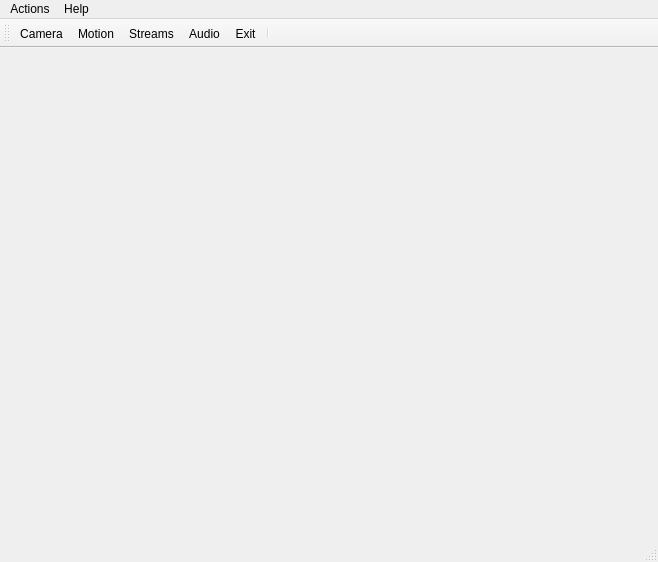
<?xml version="1.0" encoding="UTF-8"?>
<ui version="4.0">
 <class>SyntroCamClass</class>
 <widget class="QMainWindow" name="SyntroCamClass">
  <property name="geometry">
   <rect>
    <x>0</x>
    <y>0</y>
    <width>658</width>
    <height>562</height>
   </rect>
  </property>
  <property name="minimumSize">
   <size>
    <width>0</width>
    <height>0</height>
   </size>
  </property>
  <property name="windowTitle">
   <string>SyntroCam</string>
  </property>
  <widget class="QWidget" name="centralWidget">
   <property name="minimumSize">
    <size>
     <width>400</width>
     <height>300</height>
    </size>
   </property>
  </widget>
  <widget class="QMenuBar" name="menuBar">
   <property name="geometry">
    <rect>
     <x>0</x>
     <y>0</y>
     <width>658</width>
     <height>25</height>
    </rect>
   </property>
   <widget class="QMenu" name="menuHelp">
    <property name="title">
     <string>Help</string>
    </property>
    <addaction name="actionAbout"/>
   </widget>
   <widget class="QMenu" name="menuActions">
    <property name="title">
     <string>Actions</string>
    </property>
    <addaction name="actionBasicSetup"/>
    <addaction name="actionConfigureAudio"/>
    <addaction name="actionConfigureCamera"/>
    <addaction name="actionConfigureMotion"/>
    <addaction name="actionConfigureStreams"/>
    <addaction name="actionExit"/>
   </widget>
   <addaction name="menuActions"/>
   <addaction name="menuHelp"/>
  </widget>
  <widget class="QStatusBar" name="statusBar"/>
  <widget class="QToolBar" name="toolBar">
   <property name="windowTitle">
    <string>toolBar</string>
   </property>
   <attribute name="toolBarArea">
    <enum>TopToolBarArea</enum>
   </attribute>
   <attribute name="toolBarBreak">
    <bool>false</bool>
   </attribute>
   <addaction name="actionConfigureCamera"/>
   <addaction name="actionConfigureMotion"/>
   <addaction name="actionConfigureStreams"/>
   <addaction name="actionConfigureAudio"/>
   <addaction name="actionExit"/>
   <addaction name="separator"/>
  </widget>
  <action name="actionStartCapture">
   <property name="text">
    <string>Start Capture</string>
   </property>
   <property name="iconText">
    <string>Start</string>
   </property>
   <property name="toolTip">
    <string>Start video capture</string>
   </property>
   <property name="iconVisibleInMenu">
    <bool>false</bool>
   </property>
  </action>
  <action name="actionStopCapture">
   <property name="text">
    <string>Stop Capture</string>
   </property>
   <property name="iconText">
    <string>Stop</string>
   </property>
   <property name="toolTip">
    <string>Stop video capture</string>
   </property>
   <property name="iconVisibleInMenu">
    <bool>false</bool>
   </property>
  </action>
  <action name="actionScaleImage">
   <property name="checkable">
    <bool>true</bool>
   </property>
   <property name="checked">
    <bool>true</bool>
   </property>
   <property name="text">
    <string>Scale Image</string>
   </property>
   <property name="iconVisibleInMenu">
    <bool>false</bool>
   </property>
  </action>
  <action name="actionAbout">
   <property name="text">
    <string>About</string>
   </property>
  </action>
  <action name="actionBasicSetup">
   <property name="text">
    <string>Basic setup</string>
   </property>
  </action>
  <action name="actionConfigureCamera">
   <property name="text">
    <string>Camera setup</string>
   </property>
   <property name="iconText">
    <string>Camera</string>
   </property>
   <property name="menuRole">
    <enum>QAction::TextHeuristicRole</enum>
   </property>
  </action>
  <action name="actionConfigureStreams">
   <property name="text">
    <string>Streams setup</string>
   </property>
   <property name="iconText">
    <string>Streams</string>
   </property>
  </action>
  <action name="actionExit">
   <property name="text">
    <string>Exit</string>
   </property>
  </action>
  <action name="actionConfigureMotion">
   <property name="text">
    <string>Motion detection setup</string>
   </property>
   <property name="iconText">
    <string>Motion</string>
   </property>
  </action>
  <action name="actionConfigureAudio">
   <property name="text">
    <string>Audio setup</string>
   </property>
   <property name="iconText">
    <string>Audio</string>
   </property>
  </action>
 </widget>
 <layoutdefault spacing="6" margin="11"/>
 <resources/>
 <connections/>
</ui>
